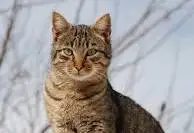
#> input picture Ai/Practice_Ai_3/test.webp, 194 x 133 px
$ python face_detect.py
#> lines starting #> are read from the running program, lines starting #| are printed output that depends on the picture; after the words box and inside, x2 and y2 are one past the last pixel; in counts of white or black regions, pixels touching at a corner belong together
import cv2

haar_path = "haarcascade_frontalcatface.xml"
face_detector = cv2.CascadeClassifier(haar_path)

img = cv2.imread("test.webp")
#> img is the input picture: shape (133, 194, 3); mean B, G, R 157.3, 159.3, 163.8
gray_img = cv2.cvtColor(img, cv2.COLOR_BGR2GRAY)
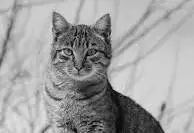
#> gray_img: shape (133, 194); min 0, max 231, mean 160.5

faces = face_detector.detectMultiScale(gray_img, 1.1)
#> faces = [[51, 30, 56, 56]]
print(faces)
#| [[51 30 56 56]]
for i, (x, y, w, h) in enumerate(faces):
    cv2.rectangle(img, (x, y), (x+w, y+h), (0, 0, 255), 2)
    img_s = img[y:y+h, x:x+w]
    cv2.imwrite(f"HUMANS\\result_{i}.jpg", img_s)
#> this loop made 1 pass
#> pass 1, `img_s = img[y:y+h, x:x+w]`:
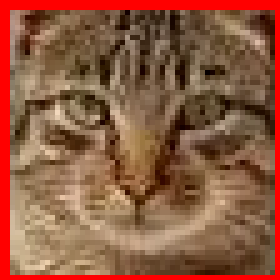
#> img_s: shape (56, 56, 3) (shown 5 times larger); mean B, G, R 64.6, 89.5, 142.6
#> after the loop:
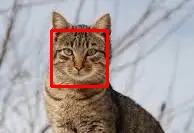
#> img: shape (133, 194, 3); 2.59% of pixels changed, all inside (x1, y1, x2, y2) = (50, 29, 109, 88)

cv2.imshow("face_detection",img)
cv2.waitKey(0)
cv2.destroyAllWindows()
